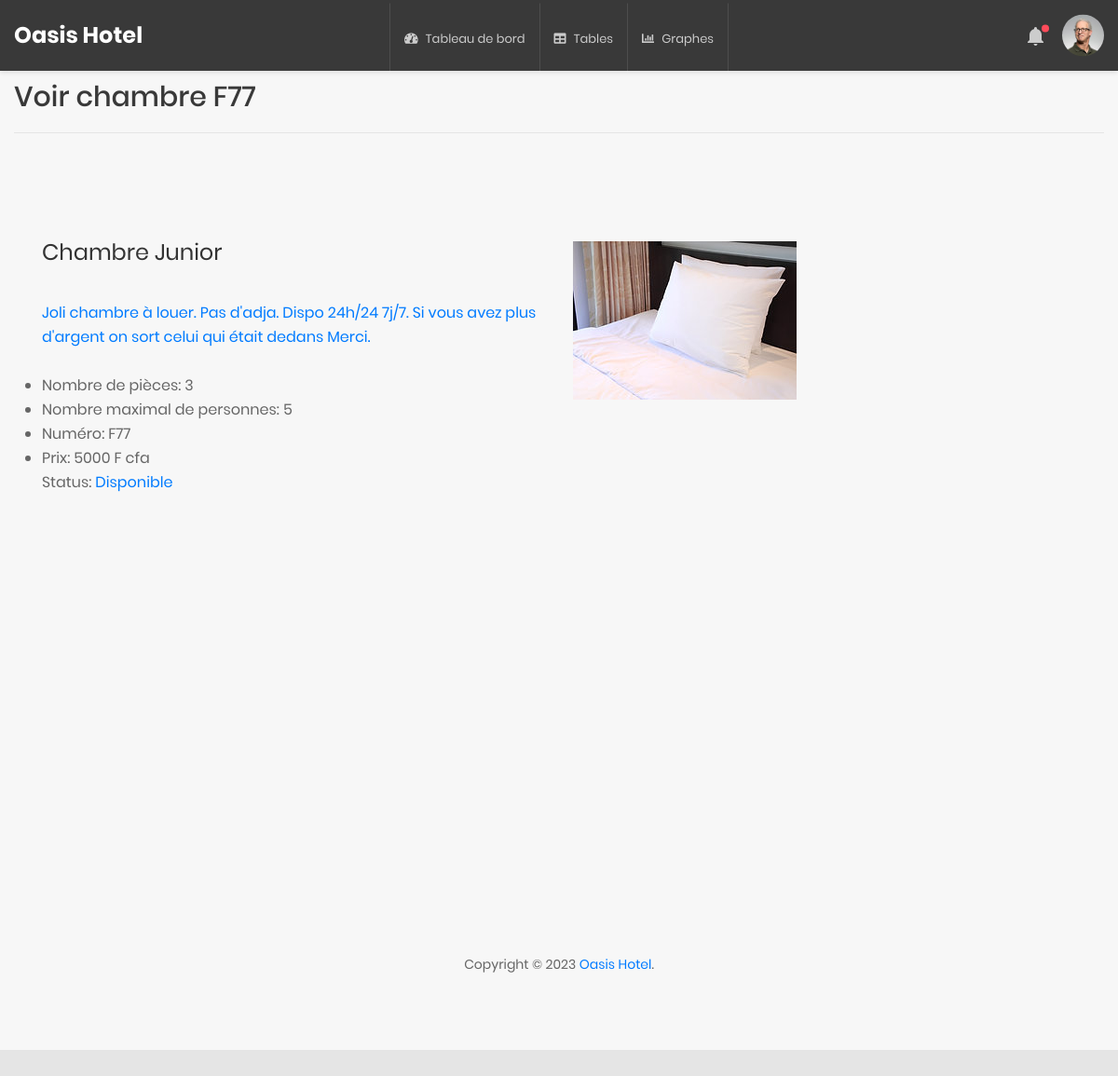
The app's page /admin/voir-chambres.php?id=1 (signed in) with its own data.
### tables this page shows
CREATE TABLE IF NOT EXISTS `chambres` (
  `id` int NOT NULL AUTO_INCREMENT,
  `numero` varchar(255) NOT NULL,
  `Image` text NOT NULL,
  `categorie` varchar(255) NOT NULL,
  `Pieces` int NOT NULL,
  `description` text NOT NULL,
  `capacite` int NOT NULL,
  `disponible` varchar(255) NOT NULL DEFAULT 'oui',
  `reserve` varchar(255) NOT NULL DEFAULT 'non',
  `prix` int NOT NULL,
  PRIMARY KEY (`id`)
);

### admin/voir-chambres.php (the view, shortened to what this page needs)
<?php
$id= $_GET['id'];
?>
<!DOCTYPE html>
<html lang="en">
<head>
    <link href="css/font-face.css" rel="stylesheet" media="all">
    <link href="vendor/font-awesome-4.7/css/font-awesome.min.css" rel="stylesheet" media="all">
    <link href="vendor/font-awesome-5/css/fontawesome-all.min.css" rel="stylesheet" media="all">
    <link href="vendor/mdi-font/css/material-design-iconic-font.min.css" rel="stylesheet" media="all">
    <link href="vendor/bootstrap-4.1/bootstrap.min.css" rel="stylesheet" media="all">
    <link href="vendor/animsition/animsition.min.css" rel="stylesheet" media="all">
    <link href="vendor/bootstrap-progressbar/bootstrap-progressbar-3.3.4.min.css" rel="stylesheet" media="all">
    <link href="vendor/wow/animate.css" rel="stylesheet" media="all">
    <link href="vendor/css-hamburgers/hamburgers.min.css" rel="stylesheet" media="all">
    <link href="vendor/slick/slick.css" rel="stylesheet" media="all">
    <link href="vendor/select2/select2.min.css" rel="stylesheet" media="all">
    <link href="vendor/perfect-scrollbar/perfect-scrollbar.css" rel="stylesheet" media="all">
    <link href="css/theme.css" rel="stylesheet" media="all">
</head>
<body class="animsition">
    <div class="page-wrapper">
        <header class="header-desktop3 d-none d-lg-block">
            <div class="section__content section__content--p35">
                <div class="header3-wrap">
                    <div class="header__logo">
                        <a href="#">
                            <h3 style="color: #fff;">Oasis Hotel</h3>
                        </a>
                    </div>
                    <div class="header__navbar">
                        <ul class="list-unstyled">
                            <li>
                                <a href="index.php">
                                    <i class="fas fa-tachometer-alt"></i>
                                    <span class="bot-line"></span>Tableau de bord</a>
                            </li>
                            <li>
                                <a href="table.php">
                                    <i class="fas fa-table"></i>
                                    <span class="bot-line"></span>Tables</a>
                            </li>
                            <li>
                                <a href="chart.php">
                                    <i class="fas fa-chart-bar"></i>
                                    <span class="bot-line"></span>Graphes</a>
                            </li>
                        </ul>
                    </div>
                    <div class="header__tool">
                        <div class="header-button-item has-noti js-item-menu">
                            <i class="zmdi zmdi-notifications"></i>
                        </div>
                        <div class="account-wrap">
                            <div class="account-item account-item--style2 clearfix js-item-menu">
                                <div class="image">
                                    <img src="images/icon/avatar-01.jpg" alt="admin" />
                                </div>
                            </div>
                        </div>
                    </div>
                </div>
            </div>
        </header>
        <div class="page-content--bgf7">
            <section class="welcome p-t-10">
                <div class="container">
                    <div class="row">
                        <div class="col-md-12">
                        <?php
                                 $db = Database::connect();
                                 $statement = $db->prepare("SELECT * FROM chambres where id= ?");
                                 $statement->execute(array($id));
                                 $item = $statement->fetch();
                            ?>
                            <h1 class="title-4">Voir
                                <span>chambre <?= $item['numero'] ?></span>
                            </h1>
                            <hr class="line-seprate">
                        </div>
                    </div>
                </div>
            </section>
            <?php
                $statement=$db->query("SELECT * FROM chambres WHERE id='$id'");
                $chambre=$statement->fetch();
            ?>
            <div class="main-content">
                <div class="section__content section__content--p30">
                    <div class="container-fluid">
                        <div class="row">
                            <div class="col-sm-6">
                            <h3 class="title-2 m-b-40"><?=$chambre['categorie']?></h3>
                            <div class="text-primary"><?=$chambre['description']?></div><br>
                            <ul>
                                <li>Nombre de pièces: <?=$chambre['Pieces']?></li>
                                <li>Nombre maximal de personnes: <?=$chambre['capacite']?></li>
                                <li>Numéro:  <?=$chambre['numero']?></li>
                                <li>Prix: <?=$chambre['prix']?> F cfa</li>
                                <?php
                                     if($chambre['disponible']=='oui'){ echo '<li">Status: <span class="text-primary">Disponible</span></li>'; } else{ echo '<li>Status: <span class="text-warning">Occupé</span></li>';}
                                ?>
                            </ul>
                            </div>
                            <div class="col-sm-6 site">
                                    <div class="au-card-inner">
                                        <img src="../images/<?=$chambre['Image']?>" alt="">
                                    </div>
                            </div>
                        </div>
                    </div>
                </div>
            </div>
            <section class="p-t-60 p-b-20">
                <div class="container">
                    <div class="row">
                        <div class="col-md-12">
                            <div class="copyright">
                                <p>Copyright © 2023 <a href="#">Oasis Hotel</a>.</p>
                            </div>
                        </div>
                    </div>
                </div>
            </section>
        </div>
    </div>
</body>
</html>

### records on screen
chambres: numero "F77", categorie "Chambre Junior", description "Joli chambre à louer. Pas d'adja. Dispo 24h/24 7j/7. Si vous avez plus d'argent on sort celui qui était dedans Merci.", Pieces "3", capacite "5", prix "5000", Image (picture)
